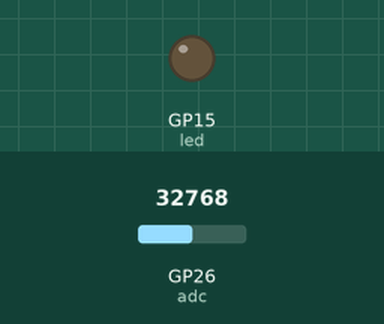
A program run on a simulated Raspberry Pi Pico running MicroPython. Parts: output pins drawn as LEDs (lit = HIGH). The test bench sets the inputs (shaded band); at power-on: GP26 (adc) = 32768 (analog values on the 0–65535 scale).

Above: at 1.2 s.
1.3 s: GP26 (adc) set to 3184
2.8 s: GP26 (adc) set to 2864
At 4.0 s:
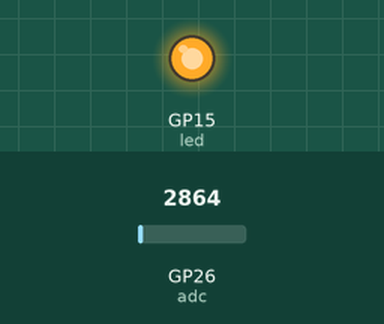
4.3 s: GP26 (adc) set to 7864
At 5.2 s:
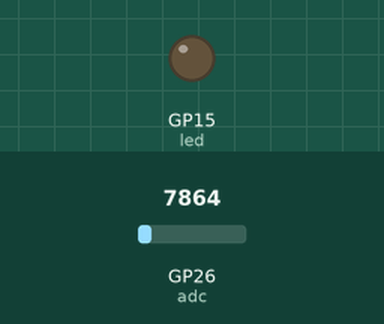
5.8 s: GP26 (adc) set to 2345
At 6.4 s:
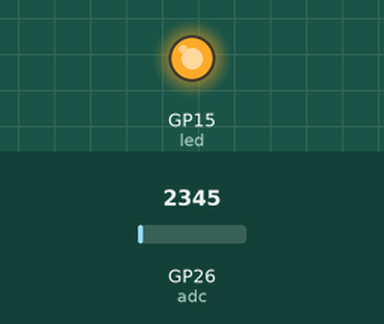
Timing chart, 0 to 8.3 s (numbered marks = the images above; inputs shaded):
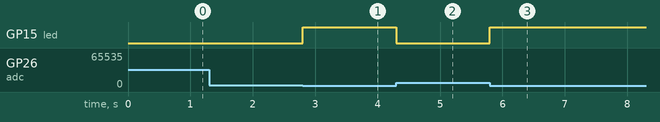

Measured:
- the behaviour switches between 3008 and 2992 on GP26 (adc) (found by bisection; images 0 and 1)
- after the input at 1.3 s, every drawn part: stays the same
- after the input at 2.8 s, GP15 (led): LOW → HIGH at once
- after the input at 4.3 s, GP15 (led): HIGH → LOW at once
- after the input at 5.8 s, GP15 (led): LOW → HIGH at once

The program:

Lab10_photoresistor_LED.py
```python
from machine import ADC,Pin
import time

# 建立 Pin 物件, 並命名為 led
led = Pin(15,Pin.OUT)

# 設定 A0 為類比輸入腳位, 並命名為 adc
adc = ADC(0)

while True:
    if adc.read_u16() < 3000:  # 光線不足時
        led.value(1)           # 打開 LED 燈
    else:                      # 否則
        led.value(0)           # 關閉 LED 燈
```
